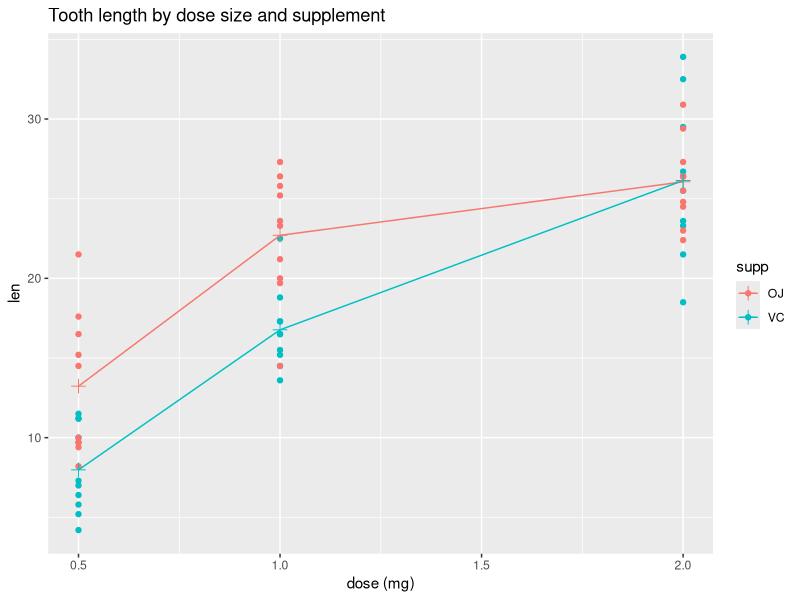

This chart was generated by the following R code: (Note: this script raises an error after producing the figure.)
## ---- chunk 1
library(datasets)
data(ToothGrowth)
summary(ToothGrowth)
## ---- chunk 2
library(ggplot2)
library(dplyr)

df <- ToothGrowth %>% group_by(dose,supp) %>% summarize(mean=mean(len))

ggplot(data=ToothGrowth) + 
    geom_point(data=ToothGrowth, mapping=aes(x=dose,y=len,colour=supp)) + 
    geom_line(data=df,mapping=aes(x=dose,y=mean,colour=supp)) + 
    geom_point(data=df,mapping=aes(x=dose,y=mean,colour=supp),shape=3,size=3) +
    ggtitle("Tooth length by dose size and supplement") +
    xlab("dose (mg)")
## ---- chunk 3
# compute variance in each of the 6 groups
aggregate(len ~ dose + supp, ToothGrowth, var)
## ---- chunk 4
t.tests <- list()
# Compare supplements holding dose constant
t.tests[[1]] <- t.test(len ~ supp, 
                       data=subset(ToothGrowth, dose==0.5), 
                       paired=F, var.equal=F)
t.tests[[2]] <- t.test(len ~ supp, 
                       data=subset(ToothGrowth, dose==1.0), 
                       paired=F, var.equal=F)
t.tests[[3]] <- t.test(len ~ supp, 
                       data=subset(ToothGrowth, dose==2.0), 
                       paired=F, var.equal=F)

# Compare doses holding supplements constant
t.tests[[4]] <- t.test(len ~ dose, 
                       data=subset(ToothGrowth, supp=="OJ" & dose %in% c(0.5,1.0)), 
                       paired=F, var.equal=F)
t.tests[[5]] <- t.test(len ~ dose, 
                       data=subset(ToothGrowth, supp=="OJ" & dose %in% c(1.0,2.0)), 
                       paired=F, var.equal=F)
t.tests[[6]] <- t.test(len ~ dose, 
                       data=subset(ToothGrowth, supp=="VC" & dose %in% c(0.5,1.0)), 
                       paired=F, var.equal=F)
t.tests[[7]] <- t.test(len ~ dose, 
                       data=subset(ToothGrowth, supp=="VC" & dose %in% c(1.0,2.0)), 
                       paired=F, var.equal=F)

# extract lower and upper values of the 95% confidence interval
conf.lowers <- sapply(t.tests, function(t) { t$conf.int[1] } )
conf.uppers <- sapply(t.tests, function(t) { t$conf.int[2] } )
conf.mids <- sapply(t.tests, function(t) { (t$conf.int[1] + t$conf.int[2]) / 2 } )

ggplot() + 
    geom_errorbar(mapping=aes(x=factor(1:7),
                              y=conf.mids, 
                              ymax=conf.uppers, 
                              ymin=conf.lowers),
                  size=1) + 
    geom_hline(yintercept=0,color="red",size=2) +
    ggtitle(paste("95% confidence intervals for t-tests comparing\n",
                  "tooth length difference between supplements and doses")) +
    ylab("difference between group means") +
    xlab("") +
    scale_x_discrete(breaks = 1:7, labels=c("OJ - VC   (dose=0.5)",
                                            "OJ - VC   (dose=1.0)",
                                            "OJ - VC   (dose=2.0)",
                                            "dose 0.5 - 1.0   (supp=OJ)",
                                            "dose 1.0 - 2.0   (supp=OJ)",
                                            "dose 0.5 - 1.0   (supp=VC)",
                                            "dose 1.0 - 2.0   (supp=VC)")) +
    theme(axis.text.x = element_text(angle=85,size=12,hjust=1),
          axis.title.y = element_text(size=12))
